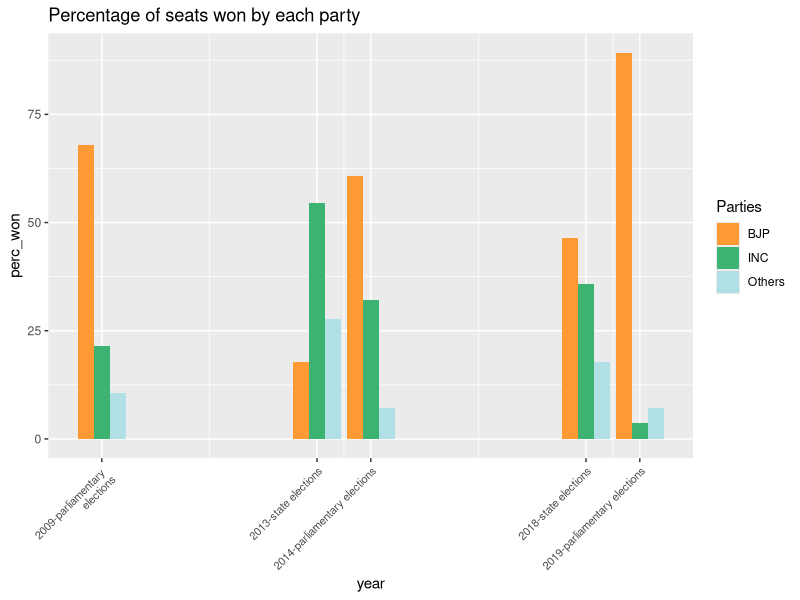
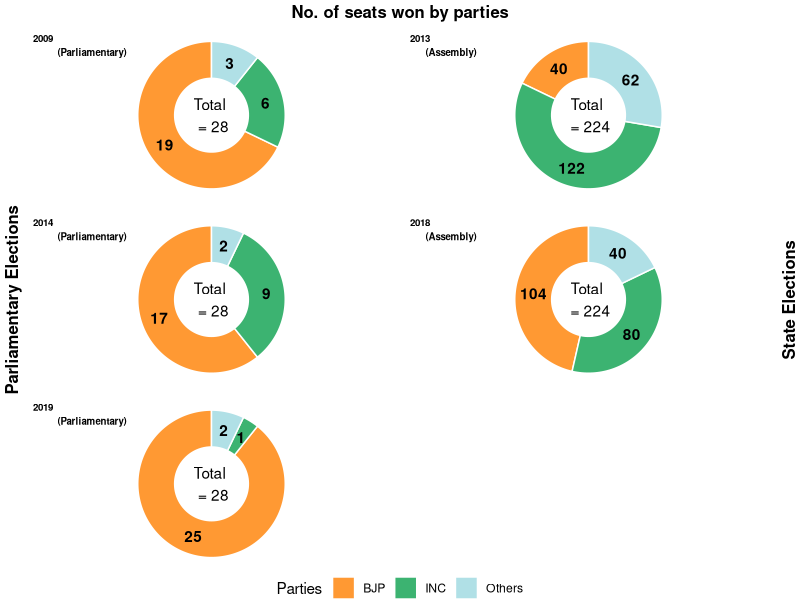

Write R code to recreate these figures, in order.
## ---- chunk 1
require("knitr")
opts_knit$set(root.dir = "C:/Users/Retika Vijay/Documents/plsc31101-final-project")
## ---- chunk 2
library(tidyverse)
library(ggplot2)
library(purrr)
library(stringr)
library(ggpubr)
## ---- chunk 3
kar_2009 <- read_csv("data/2009_karnataka.csv")
kar_2013 <- read_csv("data/2013_karnataka.csv")
kar_2014 <- read_csv("data/2014_karnataka.csv")
kar_2018 <- read_csv("data/2018_karnataka.csv")
kar_2019 <- read_csv("data/2019_karnataka.csv")
## ---- chunk 4

#Parliamentary elections of 2009

names(kar_2009) <- c("constituency_no", "constituency", "party_2009")
winning_parties_09 <- as.data.frame(table(kar_2009$party_2009))

# Assembly elections of 2013

names(kar_2013) <- c("constituency_no", "constituency", "party_2013")
winning_parties_13 <- as.data.frame(table(kar_2013$party_2013))

#Parliamentary elections of 2014

names(kar_2014) <- c("constituency_no", "constituency", "party_2014")
winning_parties_14 <- as.data.frame(table(kar_2014$party_2014))

#Assembly elections of 2018

names(kar_2018) <- c("constituency_no", "constituency", "party_2018")
winning_parties_18 <- as.data.frame(table(kar_2018$party_2018))

#Parliamentary elections of 2019

names(kar_2019) <- c("constituency_no", "constituency", "party_2019")
winning_parties_19 <- as.data.frame(table(kar_2019$party_2019))
## ---- chunk 5

#Colour scheme for the charts 

my_cols <- c("#ff9933", "#3CB371", "#B0E0E6")

#Function to make a donut chart for parliamentary elections 
pie_parliamentary <- function(i){
  pie_year = ggplot(i, aes(x= 2, y= Freq, fill=Var1))+
  geom_bar(stat="identity", width=1, color = "white")+
  coord_polar(theta = "y", start=0)+
  geom_text(aes(y = Freq, label = Freq), position = position_stack(vjust = 0.5), fontface="bold")+
  scale_fill_manual(values = my_cols)+
  xlim(0.5, 2.5)+
  annotate(geom = 'text', x = 0.5, y = 0, label = "Total \n = 28")+
  labs(fill = "Parties")+
  theme_void()
  
  return(pie_year)
}

#Function to make a donut chart for assembly elections 
pie_assembly <- function(i){
  pie_year = ggplot(i, aes(x = 2, y= Freq, fill=Var1)) +
  geom_bar(stat="identity", width=1, color = "white")+
  coord_polar(theta = "y", start=0)+
  geom_text(aes(y = Freq, label = Freq), position = position_stack(vjust = 0.5), fontface="bold")+
  scale_fill_manual(values = my_cols)+
  xlim(0.5, 2.5)+
  annotate(geom = 'text', x = 0.5, y = 0, label = "Total \n = 224")+
  labs(fill = "Parties")+
  theme_void()
  
  return(pie_year)
}
## ---- chunk 6
pie_2009 <- pie_parliamentary(winning_parties_09)

pie_2013 <- pie_assembly(winning_parties_13)

pie_2014 <- pie_parliamentary(winning_parties_14)

pie_2018 <- pie_assembly(winning_parties_18)

pie_2019 <- pie_parliamentary(winning_parties_19)
## ---- chunk 7
all_years <- ggarrange(pie_2009, pie_2013, pie_2014, pie_2018, pie_2019, 
                       labels = c("2009\n(Parliamentary)", "2013\n(Assembly)", "2014\n(Parliamentary)", "2018\n(Assembly)", "2019\n(Parliamentary)"),
                       font.label = list(size = 7, color = "black"),
                       nrow= 3, ncol = 2, common.legend = T, legend = "bottom")
all_years <- annotate_figure(all_years, top = text_grob("No. of seats won by parties", face = "bold"), left = text_grob("Parliamentary Elections", face = "bold", rot = 90), right = text_grob("State Elections", face = "bold", rot = 90))
## ---- chunk 8
#2009
winning_parties_09$total <- 28
winning_parties_09$year <- 2009
#2013
winning_parties_13$total1 <- 224
winning_parties_13$year <- 2013
#2014
winning_parties_14$total <- 28
winning_parties_14$year <- 2014
#2018
winning_parties_18$total1 <- 224
winning_parties_18$year <- 2018
#2019
winning_parties_19$total <- 28
winning_parties_19$year <- 2019
## ---- chunk 9

percent <- function(i){
  i = i%>%
    mutate(perc_won = i[,2]/i[,3]*100)
  return(i)
}
## ---- chunk 10
list_winning_parties <- list(winning_parties_09, winning_parties_13, winning_parties_14, winning_parties_18, winning_parties_19)

perc_party <- map_dfr(list_winning_parties, percent)%>%
  unite(total_seats, c(total, total1), remove = TRUE)%>%
  mutate(total_seats = str_replace_all(total_seats, '_NA,?', ''))%>%
  mutate(total_seats = str_replace_all(total_seats, 'NA_,?', ''))
  
## ---- chunk 11
Kar_plot <- ggplot(data = perc_party, aes(x = year, y = perc_won))+
  geom_bar(stat = "identity", aes(fill = Var1), position = "dodge")+
  scale_x_continuous(breaks = unique(perc_party$year), 
                   labels = c("2009-parliamentary \n elections", "2013-state elections", "2014-parliamentary elections", "2018-state elections", "2019-parliamentary elections") )+
  theme(axis.text.x = element_text(angle = 45, size = 8, hjust = 1))+
  scale_fill_manual(values = my_cols)+
  labs(fill = "Parties", title = "Percentage of seats won by each party")
## ---- chunk 12
ggsave(filename = "karnataka elections.jpeg", plot = Kar_plot)

ggsave(filename = "karnataka pie-charts.jpeg", plot = all_years)
